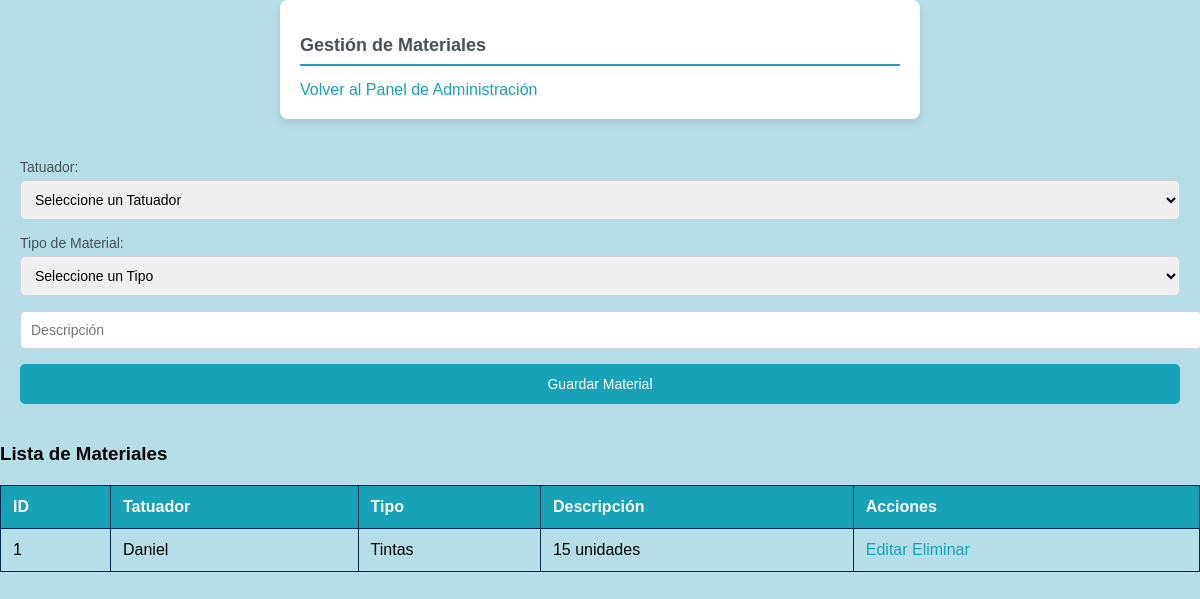
Page /Kraken/materiales.php on the earlier database version.
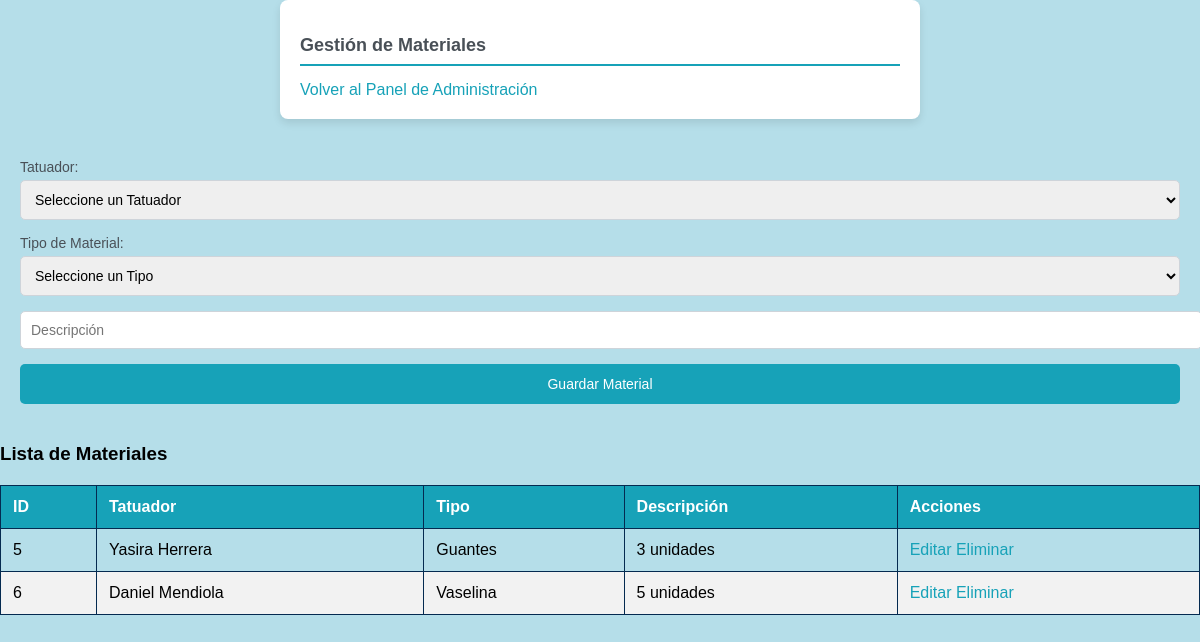
Same page on the later database version.
### tables this page shows
CREATE TABLE `tipo_de_material` (
  `id_material` int(10) NOT NULL,
  `nombre` varchar(50) NOT NULL,
  `tipo` varchar(50) NOT NULL,
  `descripcion` varchar(100) NOT NULL
);

### Kraken/materiales.php (the view, shortened to what this page needs)
<?php
include 'connection.php';
$result = $conn->query("SELECT * FROM tipo_de_material");
?>
<!DOCTYPE html>
<html lang="es">
<head>
    <link rel="stylesheet" href="css/estilo.css">
</head>
<body style='background-color: #b5dee9;'>
<div class="form-container">
    <h2>Gestión de Materiales</h2>
    <a href="admin_dashboard.php" class="btn">Volver al Panel de Administración</a>
</div>
<form method="POST">
    <label for="nombre">Tatuador:</label>
    <select name="nombre" required>
        <option value="">Seleccione un Tatuador</option>
    </select>
    <label for="tipo">Tipo de Material:</label>
    <select name="tipo" required>
        <option value="">Seleccione un Tipo</option>
    </select>
    <input type="text" name="descripcion" placeholder="Descripción" required>
    <button type="submit">Guardar Material</button>
</form>
<h3>Lista de Materiales</h3>
<table>
    <thead>
        <tr>
            <th>ID</th>
            <th>Tatuador</th>
            <th>Tipo</th>
            <th>Descripción</th>
            <th>Acciones</th>
        </tr>
    </thead>
    <tbody>
        <?php while ($row = $result->fetch_assoc()): ?>
            <tr>
                <td><?php echo $row['id_material']; ?></td>
                <td><?php echo $row['nombre']; ?></td>
                <td><?php echo $row['tipo']; ?></td>
                <td><?php echo $row['descripcion']; ?></td>
                <td>
                    <a href="editar_material.php?id=<?php echo $row['id_material']; ?>">Editar</a>
                    <a href="materiales.php?delete_id=<?php echo $row['id_material']; ?>" onclick="return confirm('¿Estás seguro de que deseas eliminar este material?');">Eliminar</a>
                </td>
            </tr>
        <?php endwhile; ?>
    </tbody>
</table>
</body>
</html>

Differences in the rows shown:
removed tipo_de_material: id_material "1", nombre "Daniel", tipo "Tintas", descripcion "15 unidades"
added tipo_de_material: id_material "5", nombre "Yasira Herrera", tipo "Guantes", descripcion "3 unidades"
added tipo_de_material: id_material "6", nombre "Daniel Mendiola", tipo "Vaselina", descripcion "5 unidades"
